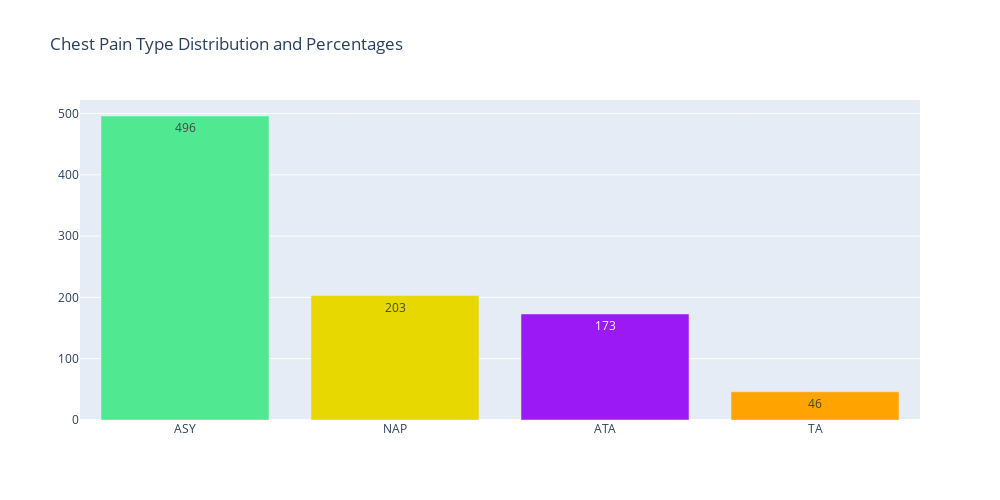

Notebook code cell kept with this figure:
### Code cell
# Data
chestpain_label = ['ASY', 'ATA', 'NAP', 'TA']
chestpain_colors = ["#50e991", "#e6d800", "#9b19f5", "#ffa300"]

# Plotting the distribution of Chest Pain Type
fig = go.Figure()

# Bar chart
fig.add_trace(go.Bar(
    x=df['ChestPainType'].value_counts().index,
    y=df['ChestPainType'].value_counts().values,
    marker_color=chestpain_colors,
    text=df['ChestPainType'].value_counts().values,
    textposition='auto',
    showlegend=False  # Remove legend entry for the bar chart
))

# Update layout
fig.update_layout(
    title_text="Chest Pain Type Distribution and Percentages",
    width=1000,
    height=500,
)

# Show figure
fig.show()

### Figure 1 — Plotly figure (JSON) as saved in the notebook; plotly's stock layout.template omitted (floating-point values rounded to 4 significant figures)
{"data": [{"marker": {"color": ["#50e991", "#e6d800", "#9b19f5", "#ffa300"]}, "showlegend": false, "text": [496, 203, 173, 46], "textposition": "auto", "type": "bar", "x": ["ASY", "NAP", "ATA", "TA"], "y": [496, 203, 173, 46]}], "layout": {"height": 500, "title": {"text": "Chest Pain Type Distribution and Percentages"}, "width": 1000}}
